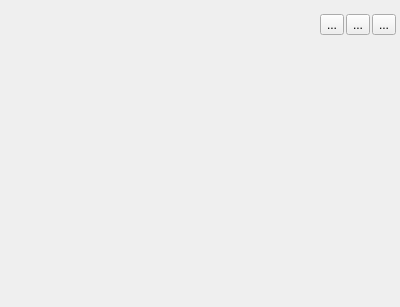
<?xml version="1.0" encoding="UTF-8"?>
<ui version="4.0">
 <class>FileBrowserWidget</class>
 <widget class="QWidget" name="FileBrowserWidget">
  <property name="geometry">
   <rect>
    <x>0</x>
    <y>0</y>
    <width>400</width>
    <height>307</height>
   </rect>
  </property>
  <property name="windowTitle">
   <string>Form</string>
  </property>
  <layout class="QVBoxLayout" name="verticalLayout">
   <property name="spacing">
    <number>0</number>
   </property>
   <property name="leftMargin">
    <number>4</number>
   </property>
   <property name="topMargin">
    <number>4</number>
   </property>
   <property name="rightMargin">
    <number>4</number>
   </property>
   <property name="bottomMargin">
    <number>4</number>
   </property>
   <item>
    <widget class="QWidget" name="topPanel" native="true">
     <layout class="QHBoxLayout" name="horizontalLayout_2">
      <property name="spacing">
       <number>0</number>
      </property>
      <property name="leftMargin">
       <number>0</number>
      </property>
      <property name="topMargin">
       <number>10</number>
      </property>
      <property name="rightMargin">
       <number>0</number>
      </property>
      <property name="bottomMargin">
       <number>10</number>
      </property>
      <item>
       <layout class="QHBoxLayout" name="pathLayout">
        <property name="spacing">
         <number>0</number>
        </property>
       </layout>
      </item>
      <item>
       <spacer name="horizontalSpacer">
        <property name="orientation">
         <enum>Qt::Horizontal</enum>
        </property>
        <property name="sizeHint" stdset="0">
         <size>
          <width>387</width>
          <height>20</height>
         </size>
        </property>
       </spacer>
      </item>
      <item>
       <widget class="QLabel" name="label">
        <property name="text">
         <string/>
        </property>
        <property name="margin">
         <number>5</number>
        </property>
       </widget>
      </item>
      <item>
       <widget class="QWidget" name="toolPanel" native="true">
        <layout class="QHBoxLayout" name="horizontalLayout">
         <property name="spacing">
          <number>2</number>
         </property>
         <property name="leftMargin">
          <number>0</number>
         </property>
         <property name="topMargin">
          <number>0</number>
         </property>
         <property name="rightMargin">
          <number>0</number>
         </property>
         <property name="bottomMargin">
          <number>0</number>
         </property>
         <item>
          <widget class="QToolButton" name="addFileButton">
           <property name="toolTip">
            <string>Добавить известный файл</string>
           </property>
           <property name="text">
            <string>...</string>
           </property>
           <property name="icon">
            <iconset resource="icons.qrc">
             <normaloff>:/icons/icons/list-add.png</normaloff>:/icons/icons/list-add.png</iconset>
           </property>
          </widget>
         </item>
         <item>
          <widget class="QToolButton" name="addNewFileButton">
           <property name="toolTip">
            <string>Добавить новый файл</string>
           </property>
           <property name="text">
            <string>...</string>
           </property>
           <property name="icon">
            <iconset resource="icons.qrc">
             <normaloff>:/icons/icons/document-new.png</normaloff>:/icons/icons/document-new.png</iconset>
           </property>
          </widget>
         </item>
         <item>
          <widget class="QToolButton" name="addFolderButton">
           <property name="toolTip">
            <string>Добавить папку</string>
           </property>
           <property name="text">
            <string>...</string>
           </property>
           <property name="icon">
            <iconset resource="icons.qrc">
             <normaloff>:/icons/icons/folder-new.png</normaloff>:/icons/icons/folder-new.png</iconset>
           </property>
          </widget>
         </item>
        </layout>
       </widget>
      </item>
     </layout>
    </widget>
   </item>
   <item>
    <widget class="QScrollArea" name="scrollArea">
     <property name="frameShape">
      <enum>QFrame::NoFrame</enum>
     </property>
     <property name="widgetResizable">
      <bool>true</bool>
     </property>
     <widget class="QWidget" name="scrollAreaWidgetContents">
      <property name="geometry">
       <rect>
        <x>0</x>
        <y>0</y>
        <width>392</width>
        <height>254</height>
       </rect>
      </property>
      <layout class="QVBoxLayout" name="verticalLayout_2">
       <property name="spacing">
        <number>0</number>
       </property>
       <property name="leftMargin">
        <number>0</number>
       </property>
       <property name="topMargin">
        <number>0</number>
       </property>
       <property name="rightMargin">
        <number>0</number>
       </property>
       <property name="bottomMargin">
        <number>0</number>
       </property>
       <item>
        <layout class="QVBoxLayout" name="itemLayout">
         <property name="spacing">
          <number>4</number>
         </property>
         <property name="bottomMargin">
          <number>0</number>
         </property>
        </layout>
       </item>
       <item>
        <widget class="QWidget" name="spacerWidget" native="true">
         <layout class="QVBoxLayout" name="verticalLayout_3">
          <property name="spacing">
           <number>0</number>
          </property>
          <property name="leftMargin">
           <number>0</number>
          </property>
          <property name="topMargin">
           <number>0</number>
          </property>
          <property name="rightMargin">
           <number>0</number>
          </property>
          <property name="bottomMargin">
           <number>0</number>
          </property>
          <item>
           <spacer name="verticalSpacer">
            <property name="orientation">
             <enum>Qt::Vertical</enum>
            </property>
            <property name="sizeHint" stdset="0">
             <size>
              <width>20</width>
              <height>0</height>
             </size>
            </property>
           </spacer>
          </item>
         </layout>
        </widget>
       </item>
      </layout>
     </widget>
    </widget>
   </item>
  </layout>
 </widget>
 <resources>
  <include location="icons.qrc"/>
 </resources>
 <connections/>
</ui>
